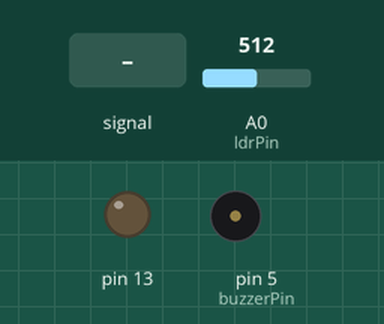
Recording of a sketch running on a simulated Arduino Uno, built with avr-gcc and run on an emulated ATmega328P. On the bench: output pins drawn as LEDs (lit = HIGH), buzzer (waves = sounding). The test bench sets the inputs (shaded band); at power-on: A0 (ldrPin) = 512. What the sketch prints to the serial monitor is not drawn.

Above: at 1.2 s.
1.3 s: A0 (ldrPin) fed a 200 Hz sine of ±81 counts around its level
At 1.7 s:
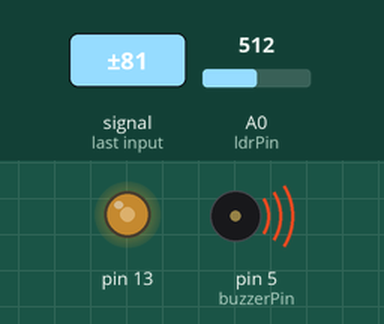
2.8 s: A0 (ldrPin) set to 716
At 3.6 s:
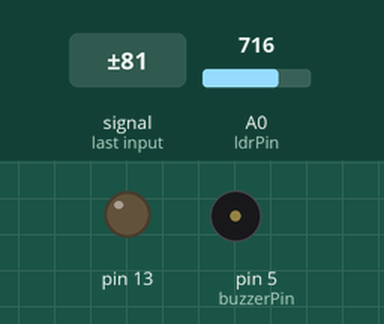
4.3 s: A0 (ldrPin) set to 527
5.8 s: A0 (ldrPin) set to 497
At 6.8 s:
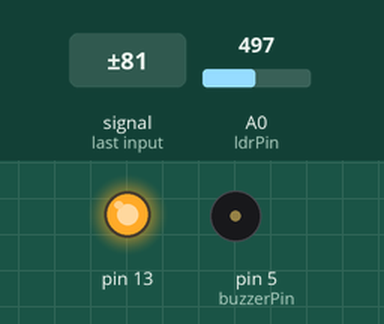
7.3 s: A0 (ldrPin) set to 900
At 7.9 s:
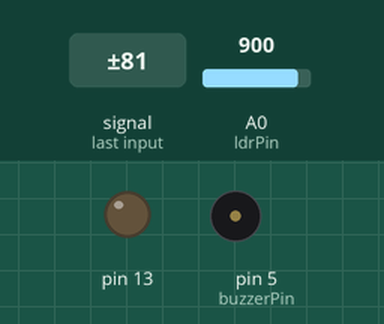
8.8 s: A0 (ldrPin) set to 511
At 9.1 s:
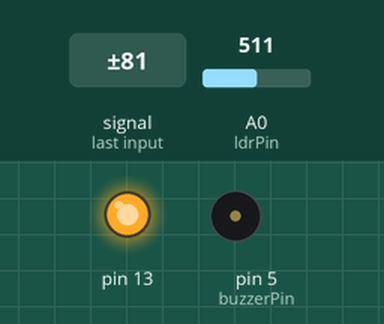
Timing chart, 0 to 11.3 s (numbered marks = the images above; inputs shaded):
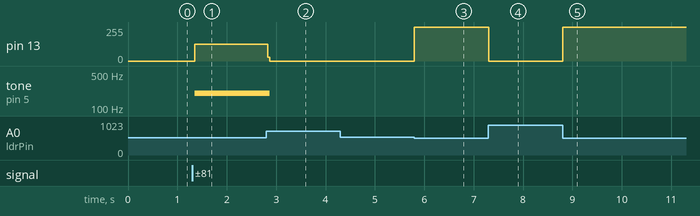

The sketch:

ADC_LED.ino
```cpp
// Authored by Arash Harirpoosh - 9731505

#define ldrPin A0   // ESP8266 Analog Pin ADC0 = A0
const int buzzerPin = 5;  // PWM pin number
float ldrValue;
float ldrState;


void setup() {
  // put your setup code here, to run once:
  Serial.begin(115200); // Set the baud rate (115200 bits per second) of the Serial Monitor
  pinMode(LED_BUILTIN, OUTPUT);   // Initialize the LED_BUILTIN pin as an output
  pinMode(buzzerPin, OUTPUT);     // Initialize GPIO5 pin as an output
  pinMode(ldrPin, INPUT);         // Initialize A0 pin as an input

}

void loop() {
  // put your main code here, to run repeatedly:
  ldrValue = analogRead(ldrPin);       // Read the value of the ldr sensor and store it in 'ldrValue'
  ldrState = (ldrValue / 1023) * 100;  // Cast the value of the ldr sensor into a number between 0 to 100
  Serial.println(ldrState);            // Print the value of the 'ldrState' in the Serial Monitor

  if (ldrState > 50) {
    digitalWrite(LED_BUILTIN, LOW);    // Turn the LED on by making the voltage LOW
    digitalWrite(buzzerPin, HIGH);     // Turn the buzzer on by making the voltage HIGH
  }
  else {
    digitalWrite(LED_BUILTIN, HIGH);   // Turn the LED off by making the voltage HIGH
    digitalWrite(buzzerPin, LOW);      // Turn the buzzer off by making the voltage LOW
  }

}
```

Measured:
- the behaviour switches between 512 and 511 on A0 (ldrPin) (found by bisection; images 2 and 3)
- after the input at 1.3 s, pin 13: 0/255 → 126/255 after 0.05 s; tone on pin 5 (buzzerPin): silent → 200 Hz after 0.05 s
- after the input at 2.8 s, pin 13: 126/255 → 0/255 at once; tone on pin 5 (buzzerPin): 200 Hz → silent after 0.07 s
- after the input at 5.8 s, pin 13: 0/255 → 255/255 at once
- after the input at 7.3 s, pin 13: 255/255 → 0/255 at once
- after the input at 8.8 s, pin 13: 0/255 → 255/255 at once
